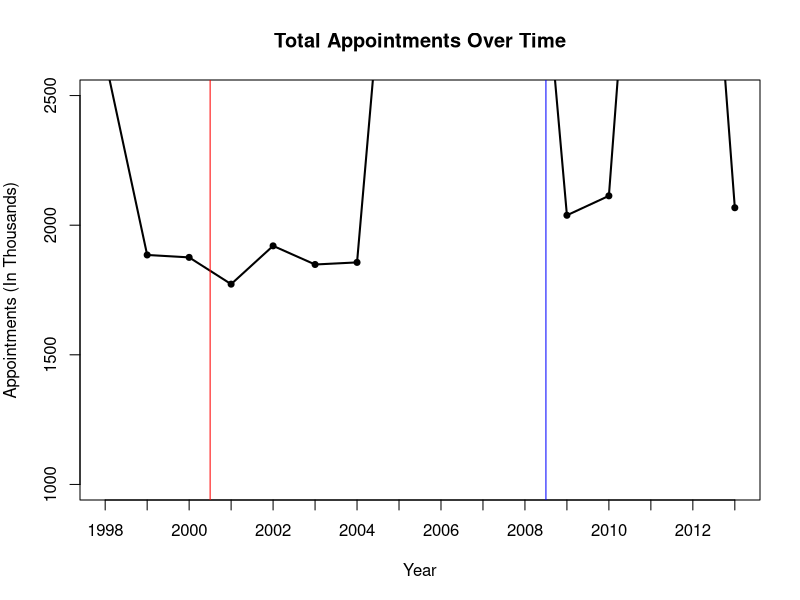
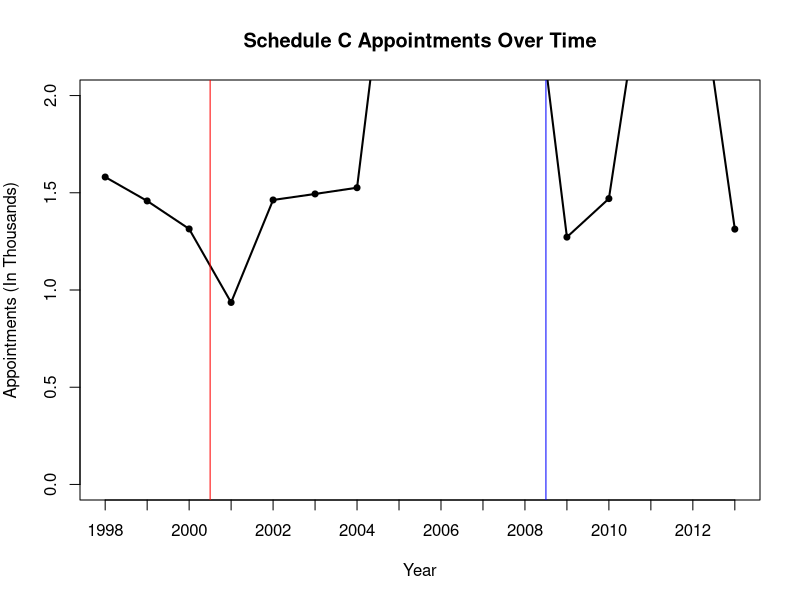
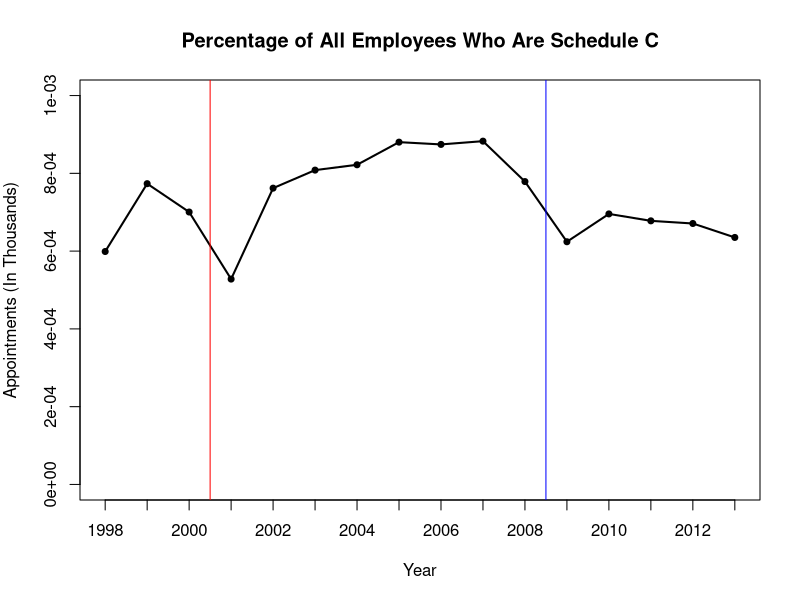
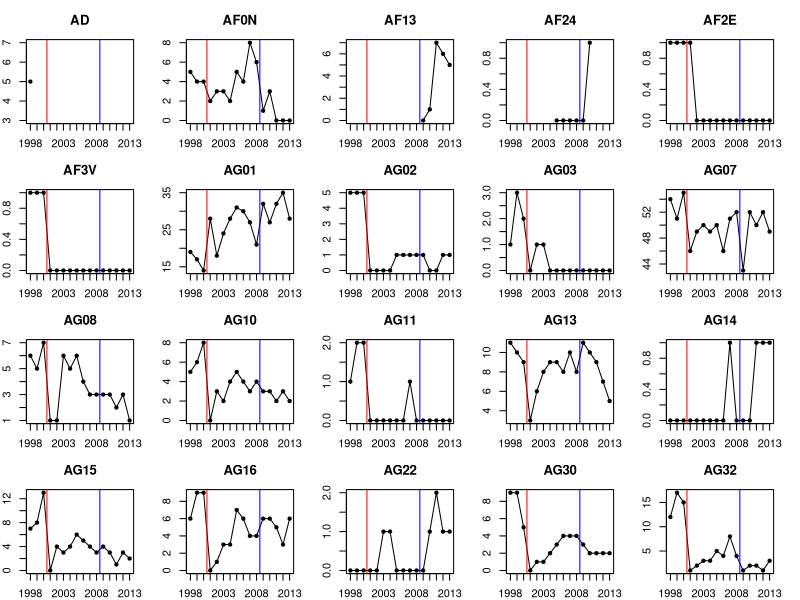
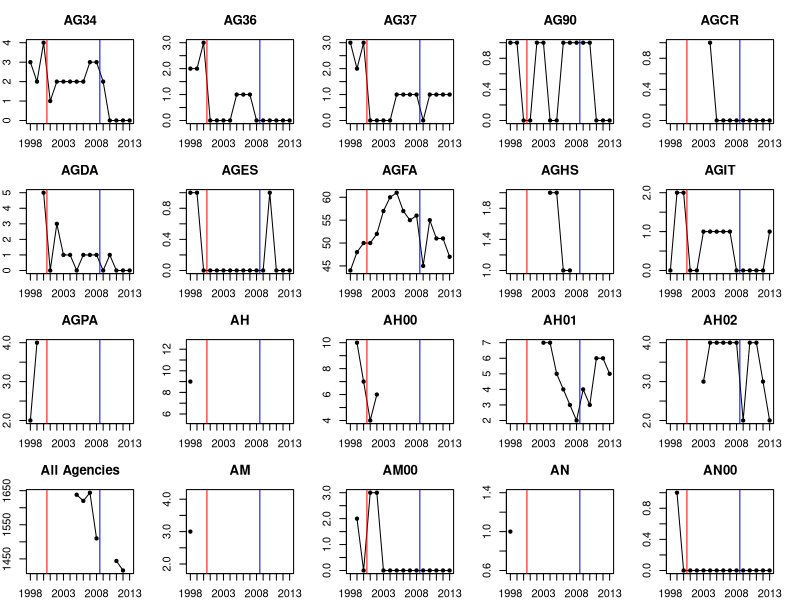
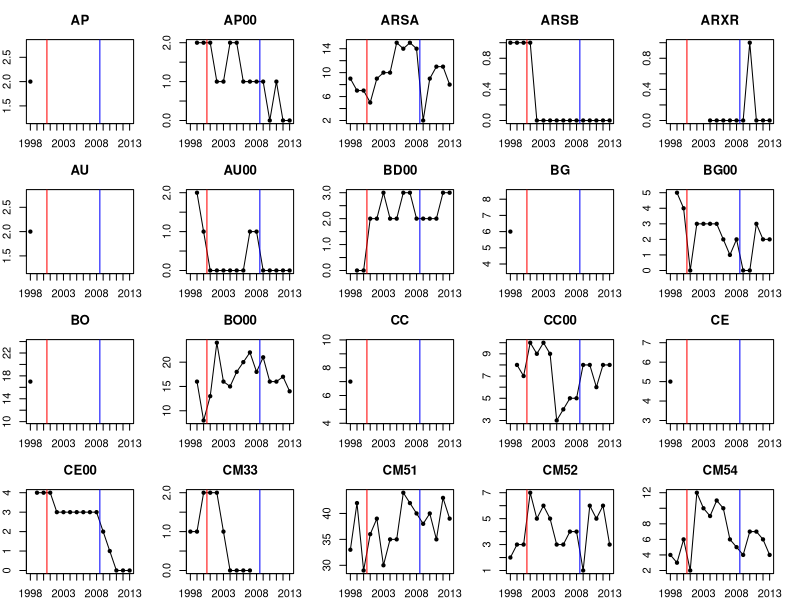
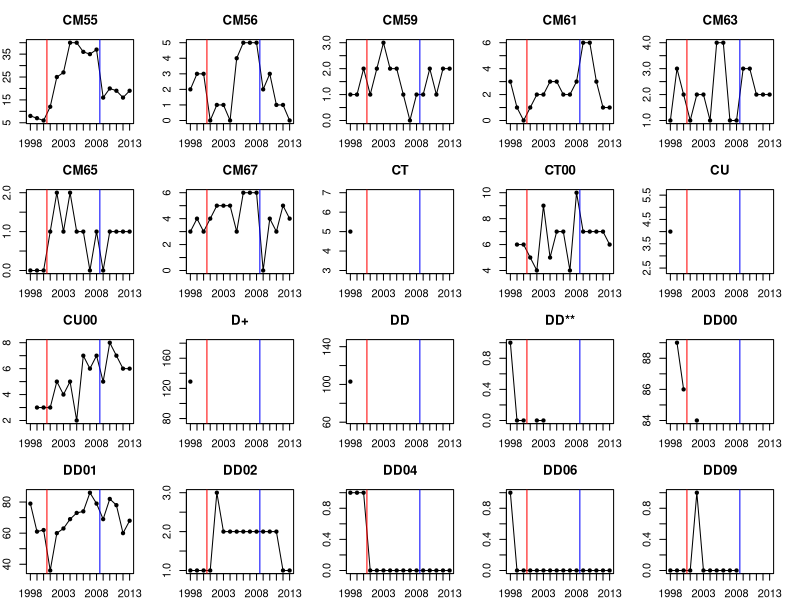
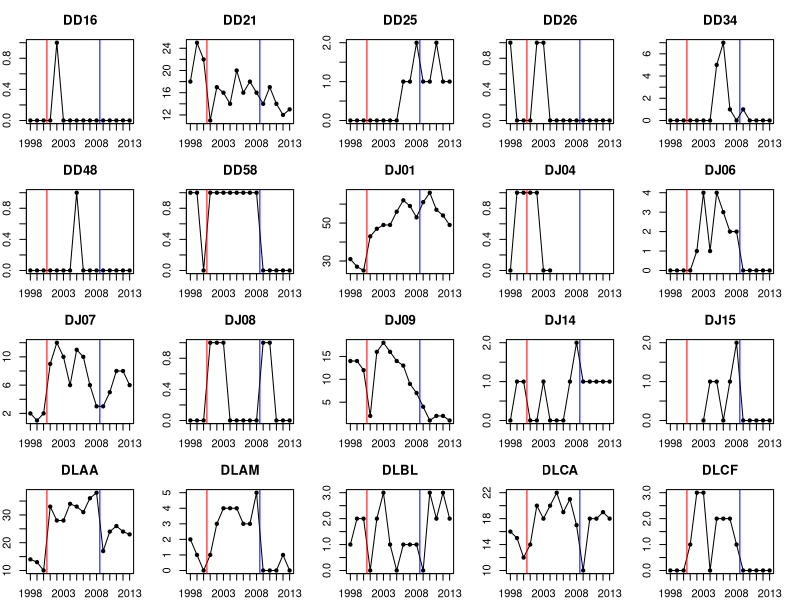

Generate these figures, in order, with R: (Note: this script raises an error after producing the figures.)
setwd("C:/Users/emily m/Documents/GitHub/TYP")
##Data

subber<-function(i, data, dupl=dupl){
  x<-data[dupl]
  y<-sub(x=x[i], pattern="^[A-Z]{2}-",replacement=paste(substr(x, 1,2)[i], "00", "-", sep=""))
  return(y)
}

##################################September 2013#####################
Sept13<-read.csv("Sept2013Apts.csv", stringsAsFactors=FALSE)
names13<-c("Agency", "CS.Career13", "CD.CareerCond13", "P.ES.SCA13", "P.ES.SCB13", "P.ES.SCD13", 
         "ES.Exec13", "ES.Other13", "SES.Career13", "SES.NonCareer13", "P.Unspec13", 
         "Total.Permanent13", "NP.CS13", "NP.ES.SCA13", "NP.ES.SCB13", "NP.ES.SCC13",
         "NP.ES.SCD13", "NP.ES.Exec13", "NP.ES.Other13", "NP.SES.LimTerm13", "NP.SES.LimEmerg13", 
         "Total.NonPermanent13", "Unspecified13", "Total.Appts13")

colnames(Sept13)<-names13

stringlist<-  strsplit(Sept13$Agency, "-")

##Get first part for ID
abbrlist<-character(length(stringlist))

for(i in 1:nrow(Sept13)){
  abbrlist[i]<-stringlist[[i]][1]
}

Sept13$id<-abbrlist

##################################September 2012####################################
Sept12<-read.csv("Sept2012Apts..csv", stringsAsFactors=FALSE)

names12<-c("Agency", "CS.Career12", "CD.CareerCond12", "P.ES.SCA12", "P.ES.SCB12", "P.ES.SCD12", 
           "ES.Exec12", "ES.Other12", "SES.Career12", "SES.NonCareer12", "P.Unspec12", 
           "Total.Permanent12", "NP.CS12", "NP.ES.SCA12", "NP.ES.SCB12", "NP.ES.SCC12",
           "NP.ES.SCD12", "NP.ES.Exec12", "NP.ES.Other12", "NP.SES.LimTerm12", "NP.SES.LimEmerg12", 
           "Total.NonPermanent12", "Unspecified12", "Total.Appts12")
colnames(Sept12)<-names12

stringlist<-  strsplit(Sept12$Agency, "-")

##Get first part for ID
abbrlist<-character(length(stringlist))

for(i in 1:nrow(Sept12)){
  abbrlist[i]<-stringlist[[i]][1]
}

Sept12$id<-abbrlist

##################################September 2011####################
Sept11<-read.csv("Sept2011Apts.csv", stringsAsFactors=FALSE)

names11<-c("Agency", "CS.Career11", "CD.CareerCond11", "P.ES.SCA11", "P.ES.SCB11", "ES.Exec11", 
           "ES.Other11", "SES.Career11", "SES.NonCareer11", "P.Unspec11", "Total.Permanent11", 
           "NP.CS11", "NP.ES.SCA11", "NP.ES.SCB11", "NP.ES.SCC11", "NP.ES.Exec11", "NP.ES.Other11",
           "NP.SES.LimTerm11", "NP.SES.LimEmerg11", "Total.NonPermanent11", "Unspecified11", 
           "Total.Appts11")

colnames(Sept11)<-names11

stringlist<-  strsplit(Sept11$Agency, "-")

##Get first part for ID
abbrlist<-character(length(stringlist))

for(i in 1:nrow(Sept11)){
  abbrlist[i]<-stringlist[[i]][1]
}

Sept11$id<-abbrlist
##################################September 2010######################
Sept10<-read.csv("Sept2010Apts.csv", stringsAsFactors=FALSE)

names10<-c("Agency", "CS.Career10", "CD.CareerCond10", "P.ES.SCA10", "P.ES.SCB10", "ES.Exec10", 
           "ES.Other10", "SES.Career10", "SES.NonCareer10", "P.Unspec10", "Total.Permanent10", 
           "NP.CS10", "NP.ES.SCA10", "NP.ES.SCB10", "NP.ES.SCC10", "NP.ES.Exec10", "NP.ES.Other10",
           "NP.SES.LimTerm10", "NP.SES.LimEmerg10", "Total.NonPermanent10", "Unspecified10", 
           "Total.Appts10")

colnames(Sept10)<-names10

stringlist<-  strsplit(Sept10$Agency, "-")

##Get first part for ID
abbrlist<-character(length(stringlist))

for(i in 1:nrow(Sept10)){
  abbrlist[i]<-stringlist[[i]][1]
}

Sept10$id<-abbrlist

##################################September 2009########################################
Sept09<-read.csv("Sept2009Apts.csv", stringsAsFactors=FALSE)

names09<-c("Agency", "CS.Career09", "CD.CareerCond09", "P.ES.SCA09", "P.ES.SCB09", "ES.Exec09", 
           "ES.Other09", "SES.Career09", "SES.NonCareer09", "P.Unspec09", "Total.Permanent09", 
           "NP.CS09", "NP.ES.SCA09", "NP.ES.SCB09", "NP.ES.SCC09", "NP.ES.Exec09", "NP.ES.Other09",
           "NP.SES.LimTerm09", "NP.SES.LimEmerg09", "Total.NonPermanent09", "Unspecified09", 
           "Total.Appts09")

colnames(Sept09)<-names09

stringlist<-  strsplit(Sept09$Agency, "-")

##Get first part for ID
abbrlist<-character(length(stringlist))

for(i in 1:nrow(Sept09)){
  abbrlist[i]<-stringlist[[i]][1]
}

Sept09$id<-abbrlist

##################################September 2008########################################
Sept08<-read.csv("Sept2008Apts.csv", stringsAsFactors=FALSE)

names08<-c("Agency", "CS.Career08", "CD.CareerCond08", "P.ES.SCA08", "P.ES.SCB08", "ES.Exec08", 
           "ES.Other08", "SES.Career08", "SES.NonCareer08", "P.Unspec08", "Total.Permanent08", 
           "NP.CS08", "NP.ES.SCA08", "NP.ES.SCB08", "NP.ES.SCC08", "NP.ES.Exec08", "NP.ES.Other08",
           "NP.SES.LimTerm08", "NP.SES.LimEmerg08", "Total.NonPermanent08", "Unspecified08", 
           "Total.Appts08")

colnames(Sept08)<-names08

stringlist<-  strsplit(Sept08$Agency, "-")

##Get first part for ID
abbrlist<-character(length(stringlist))

for(i in 1:nrow(Sept08)){
  abbrlist[i]<-stringlist[[i]][1]
}

Sept08$id<-abbrlist

##################################September 2007########################################
Sept07<-read.csv("Sept2007Apts.csv", stringsAsFactors=FALSE)

names07<-c("Agency", "CS.Career07", "CD.CareerCond07", "P.ES.SCA07", "P.ES.SCB07", "ES.Exec07", 
           "ES.Other07", "SES.Career07", "SES.NonCareer07", "P.Unspec07", "Total.Permanent07", 
           "NP.CS07", "NP.ES.SCA07", "NP.ES.SCB07", "NP.ES.SCC07", "NP.ES.Exec07", "NP.ES.Other07",
           "NP.SES.LimTerm07", "NP.SES.LimEmerg07", "Total.NonPermanent07", "Unspecified07", 
           "Total.Appts07")

colnames(Sept07)<-names07

stringlist<-  strsplit(Sept07$Agency, "-")

##Get first part for ID
abbrlist<-character(length(stringlist))

for(i in 1:nrow(Sept07)){
  abbrlist[i]<-stringlist[[i]][1]
}

Sept07$id<-abbrlist

##################################September 2006########################################
Sept06<-read.csv("Sept2006Apts.csv", stringsAsFactors=FALSE)

names06<-c("Agency", "CS.Career06", "CD.CareerCond06", "P.ES.SCA06", "P.ES.SCB06", "ES.Exec06", 
           "ES.Other06", "SES.Career06", "SES.NonCareer06", "P.Unspec06", "Total.Permanent06", 
           "NP.CS06", "NP.ES.SCA06", "NP.ES.SCB06", "NP.ES.SCC06", "NP.ES.Exec06", "NP.ES.Other06",
           "NP.SES.LimTerm06", "NP.SES.LimEmerg06", "Total.NonPermanent06", "Unspecified06", 
           "Total.Appts06")

colnames(Sept06)<-names06

stringlist<-  strsplit(Sept06$Agency, "-")

##Get first part for ID
abbrlist<-character(length(stringlist))

for(i in 1:nrow(Sept06)){
  abbrlist[i]<-stringlist[[i]][1]
}

Sept06$id<-abbrlist

##################################September 2005########################################
Sept05<-read.csv("Sept2005Apts.csv", stringsAsFactors=FALSE)

names05<-c("Agency", "CS.Career05", "CD.CareerCond05", "P.ES.SCA05", "P.ES.SCB05", "ES.Exec05", 
           "ES.Other05", "SES.Career05", "SES.NonCareer05", "P.Unspec05", "Total.Permanent05", 
           "NP.CS05", "NP.ES.SCA05", "NP.ES.SCB05", "NP.ES.SCC05", "NP.ES.Exec05", "NP.ES.Other05",
           "NP.SES.LimTerm05", "NP.SES.LimEmerg05", "Total.NonPermanent05", "Unspecified05", 
           "Total.Appts05")

colnames(Sept05)<-names05

stringlist<-  strsplit(Sept05$Agency, "-")

##Get first part for ID
abbrlist<-character(length(stringlist))

for(i in 1:nrow(Sept05)){
  abbrlist[i]<-stringlist[[i]][1]
}

Sept05$id<-abbrlist

##################################September 2004########################################
Sept04<-read.csv("Sept2004Apts.csv", stringsAsFactors=FALSE)

names04<-c("Agency", "CS.Career04", "CD.CareerCond04", "P.ES.SCA04", "P.ES.SCB04", "ES.Exec04", 
           "ES.Other04", "SES.Career04", "SES.NonCareer04", "P.Unspec04", "Total.Permanent04", 
           "NP.CS04", "NP.ES.SCA04", "NP.ES.SCB04", "NP.ES.SCC04", "NP.ES.Exec04", "NP.ES.Other04",
           "NP.SES.LimTerm04", "NP.SES.LimEmerg04", "Total.NonPermanent04", "Unspecified04", 
           "Total.Appts04")

colnames(Sept04)<-names04

stringlist<-  strsplit(Sept04$Agency, "-")

##Get first part for ID
abbrlist<-character(length(stringlist))

for(i in 1:nrow(Sept04)){
  abbrlist[i]<-stringlist[[i]][1]
}

Sept04$id<-abbrlist

##################################September 2003########################################
Sept03<-read.csv("Sept2003Apts2.csv", stringsAsFactors=FALSE)
Sept03<-Sept03[,-1]
names03<-c("Agency", "CS.Career03", "CD.CareerCond03", "P.ES.SCA03", "P.ES.SCB03", "ES.Exec03", 
           "ES.Other03", "SES.Career03", "SES.NonCareer03", "P.Unspec03", "Total.Permanent03", 
           "NP.CS03", "NP.ES.SCA03", "NP.ES.SCB03", "NP.ES.SCC03", "NP.ES.Exec03", "NP.ES.Other03",
           "NP.SES.LimTerm03", "NP.SES.LimEmerg03", "Total.NonPermanent03", "Unspecified03", 
           "Total.Appts03")

colnames(Sept03)<-names03

stringlist<-  strsplit(Sept03$Agency, "-")

##Get first part for ID
abbrlist<-character(length(stringlist))

for(i in 1:nrow(Sept03)){
  abbrlist[i]<-stringlist[[i]][1]
}

Sept03$id<-abbrlist

##################################September 2002########################################
Sept02<-read.csv("Sept2002Apts.csv", stringsAsFactors=FALSE)

names02<-c("Agency", "CS.Career02", "CD.CareerCond02", "P.ES.SCA02", "P.ES.SCB02", "ES.Exec02", 
           "ES.Other02", "SES.Career02", "SES.NonCareer02", "P.Unspec02", "Total.Permanent02", 
           "NP.CS02", "NP.ES.SCA02", "NP.ES.SCB02", "NP.ES.SCC02", "NP.ES.Exec02", "NP.ES.Other02",
           "NP.SES.LimTerm02", "NP.SES.LimEmerg02", "Total.NonPermanent02", "Unspecified02", 
           "Total.Appts02")

colnames(Sept02)<-names02

dupl<-grep("^[A-Z]{2}-", Sept02$Agency)

renames<-unlist(lapply(1:length(dupl), FUN=subber, Sept02$Agency, dupl))

Sept02$Agency[dupl]<-renames

stringlist<-  strsplit(Sept02$Agency, "-")

##Get first part for ID
abbrlist<-character(length(stringlist))

for(i in 1:nrow(Sept02)){
  abbrlist[i]<-stringlist[[i]][1]
}

Sept02$id<-abbrlist

##################################September 2001########################################
Sept01<-read.csv("Sept2001Apts.csv", stringsAsFactors=FALSE)

names01<-c("Agency", "CS.Career01", "CD.CareerCond01", "P.ES.SCA01", "P.ES.SCB01", "ES.Exec01", 
           "ES.Other01", "SES.Career01", "SES.NonCareer01", "P.Unspec01", "Total.Permanent01", 
           "NP.CS01", "NP.ES.SCA01", "NP.ES.SCB01", "NP.ES.SCC01", "NP.ES.Exec01", "NP.ES.Other01",
           "NP.SES.LimTerm01", "NP.SES.LimEmerg01", "Total.NonPermanent01", "Unspecified01", 
           "Total.Appts01")

colnames(Sept01)<-names01

dupl<-  dupl<-grep("^[A-Z]{2}-", Sept01$Agency)

renames<-unlist(lapply(1:length(dupl), FUN=subber, Sept01$Agency, dupl))

Sept01$Agency[dupl]<-renames

stringlist<-  strsplit(Sept01$Agency, "-")

##Get first part for ID
abbrlist<-character(length(stringlist))

for(i in 1:nrow(Sept01)){
  abbrlist[i]<-stringlist[[i]][1]
}
Sept01$id<-abbrlist

##################################September 2000########################################
Sept00<-read.csv("Sept2000Apts.csv", stringsAsFactors=FALSE)

names00<-c("Agency", "CS.Career00", "CD.CareerCond00", "P.ES.SCA00", "P.ES.SCB00", "ES.Exec00", 
           "ES.Other00", "SES.Career00", "SES.NonCareer00", "P.Unspec00", "Total.Permanent00", 
           "NP.CS00", "NP.ES.SCA00", "NP.ES.SCB00", "NP.ES.SCC00", "NP.ES.Exec00", "NP.ES.Other00",
           "NP.SES.LimTerm00", "NP.SES.LimEmerg00", "Total.NonPermanent00", "Unspecified00", 
           "Total.Appts00")

colnames(Sept00)<-names00

dupl<-  dupl<-grep("^[A-Z]{2}-", Sept00$Agency)

renames<-unlist(lapply(1:length(dupl), FUN=subber, Sept00$Agency, dupl))

Sept00$Agency[dupl]<-renames

stringlist<-  strsplit(Sept00$Agency, "-")

##Get first part for ID
abbrlist<-character(length(stringlist))

for(i in 1:nrow(Sept00)){
  abbrlist[i]<-stringlist[[i]][1]
}

Sept00$id<-abbrlist

##################################September 1999########################################
Sept99<-read.csv("Sept1999Apts.csv", stringsAsFactors=FALSE)

names99<-c("Agency", "CS.Career99", "CD.CareerCond99", "P.ES.SCA99", "P.ES.SCB99", "ES.Exec99", 
           "ES.Other99", "SES.Career99", "SES.NonCareer99", "P.Unspec99", "Total.Permanent99", 
           "NP.CS99", "NP.ES.SCA99", "NP.ES.SCB99", "NP.ES.SCC99", "NP.ES.Exec99", "NP.ES.Other99",
           "NP.SES.LimTerm99", "NP.SES.LimEmerg99", "Total.NonPermanent99", "Unspecified99", 
           "Total.Appts99")

colnames(Sept99)<-names99

dupl<-  dupl<-grep("^[A-Z]{2}-", Sept99$Agency)
renames<-unlist(lapply(1:length(dupl), FUN=subber, Sept99$Agency, dupl))
Sept99$Agency[dupl]<-renames

stringlist<-  strsplit(Sept99$Agency, "-")

##Get first part for ID
abbrlist<-character(length(stringlist))

for(i in 1:nrow(Sept99)){
  abbrlist[i]<-stringlist[[i]][1]
}

Sept99$id<-abbrlist

##################################September 1998########################################
Sept98<-read.csv("Sept1998Apts.csv", stringsAsFactors=FALSE)

names98<-c("Agency", "CS.Career98", "CD.CareerCond98", "P.ES.SCA98", "P.ES.SCB98", "ES.Exec98", 
           "ES.Other98", "SES.Career98", "SES.NonCareer98", "P.Unspec98", "Total.Permanent98", 
           "NP.CS98", "NP.ES.SCA98", "NP.ES.SCB98", "NP.ES.SCC98", "NP.ES.Exec98", "NP.ES.Other98",
           "NP.SES.LimTerm98", "NP.SES.LimEmerg98", "Total.NonPermanent98", "Unspecified98", 
           "Total.Appts98")

colnames(Sept98)<-names98

stringlist<-  strsplit(Sept98$Agency, "-")

##Get first part for ID
abbrlist<-character(length(stringlist))

for(i in 1:nrow(Sept98)){
  abbrlist[i]<-stringlist[[i]][1]
}

Sept98$id<-abbrlist

######################Merging###############################
Apts<-merge(Sept13, Sept12, by="id", all.x=TRUE, all.y=TRUE)
Apts2<-merge(Sept11,Sept10, by="id", all.x=TRUE, all.y=TRUE)
Apts3<-merge(Sept09,Sept08, by="id", all.x=TRUE, all.y=TRUE)
Apts4<-merge(Sept07,Sept06, by="id", all.x=TRUE, all.y=TRUE)
Apts5<-merge(Sept05,Sept04, by="id", all.x=TRUE, all.y=TRUE)
Apts6<-merge(Sept03,Sept02, by="id", all.x=TRUE, all.y=TRUE)
Apts7<-merge(Sept01,Sept00, by="id", all.x=TRUE, all.y=TRUE)  
Apts8<-merge(Sept99,Sept98, by="id", all.x=TRUE, all.y=TRUE)

Apts9<-merge(Apts,Apts2, by="id", all.x=TRUE, all.y=TRUE)
Apts10<-merge(Apts3,Apts4, by="id", all.x=TRUE, all.y=TRUE)
Apts11<-merge(Apts5,Apts6, by="id", all.x=TRUE, all.y=TRUE)
Apts12<-merge(Apts7,Apts8, by="id", all.x=TRUE, all.y=TRUE)

Apts13<-merge(Apts9,Apts10, by="id", all.x=TRUE, all.y=TRUE)
Apts14<-merge(Apts11,Apts12, by="id", all.x=TRUE, all.y=TRUE)

Apts<-merge(Apts13,Apts14, by="id", all.x=TRUE, all.y=TRUE)

#write.csv(Apts, "Sept98thru13Apts.csv", append=TRUE)
###############################################


##Checks out
sum(Apts$Total.Appts00, na.rm=TRUE)

##find all columns with Agency in title
#ind<-grep("Agency", colnames(Apts))
##Find which ones are not NA and use that for the row
#Agency<-character(nrow(Apts))
#for(i in 1:length(Agency)){
#  Agency[i]<-na.omit(unlist(Apts[i,ind]))[1]
#}
#Apts$Agency<-Agency
##Remove extra columns
#Apts<-Apts[,-ind]

##Get the total appointments for all agencies over time

TotalOverTime<-rev(apply(Apts[,grep("Total.Appts",colnames(Apts))], 2,FUN=sum, na.rm=TRUE))

##Get the total for all Schedule C over time
colsSC<-grep("NP.ES.SCC", colnames(Apts))

TotalSCOverTime<-rev(apply(Apts[,colsSC], 2,FUN=sum, na.rm=TRUE))

####################PLOT TOTAL APTS, SCS, and PERCENTAGE ####################
par(mfrow=c(1,1),mar=c(5, 4, 4, 2))
plot(y=TotalOverTime/1000,x=c(1998:2013),xlim=c(1998,2013), xlab="Year", 
     ylab="Appointments (In Thousands)", xaxp=c(1998,2013, 15),
     pch=20, type='o', ylim=c(1000,2500),
     col="black", lwd=2, 
     main="Total Appointments Over Time")
abline(v=2000.5, col="red")
abline(v=2008.5, col="blue")

plot(y=TotalSCOverTime/1000,x=c(1998:2013), xlim=c(1998,2013), xlab="Year", 
     ylab="Appointments (In Thousands)", xaxp=c(1998,2013, 15),
     pch=20, type='o', ylim=c(0,2),
     col="black", lwd=2, 
     main="Schedule C Appointments Over Time")
abline(v=2000.5, col="red")
abline(v=2008.5, col="blue")

plot(y=TotalSCOverTime/TotalOverTime, x=c(1998:2013), 
     xlim=c(1998,2013), xlab="Year", 
     ylab="Appointments (In Thousands)", xaxp=c(1998,2013, 15),
     pch=20, type='o', ylim=c(0,.001),
     col="black", lwd=2, ,
     main="Percentage of All Employees Who Are Schedule C")
abline(v=2000.5, col="red")
abline(v=2008.5, col="blue")


#write.csv(Apts, "Appointments1998thru2013.csv")

#####################SCs BY AGENCY PLOTS#############################
##Discover which agencies have had SC appointments at all in the time period

AnySCs<-apply(Apts[,colsSC]>0, 1, any, na.rm=TRUE)
SCindex<-which(AnySCs==TRUE)
totals<-grep("Total.Appts", colnames(Apts))

##Plot
par(mfrow=c(4,5), mar=c(2,2,3,2))
for(i in SCindex){
  plot(rev(unlist(Apts[i,colsSC])),x=1998:2013, pch=20, main=Apts$id[i],
       ylab="SC Appointments", xlab="Year", type="o", xaxp=c(1998, 2013, 15))
  abline(v=2000.5, col="red")
  abline(v=2008.5, col="blue")
}

Agency[SCindex]
ind<-grep("Agency", colnames(Apts))
##Find which ones are not NA and use that for the row
Agency<-character(nrow(Apts))
for(i in 1:length(Agency)){
  Agency[i]<-na.omit(unlist(Apts[i,ind]))[1]
}
#Apts$Agency<-Agency
##Remove extra columns
#Apts<-Apts[,-ind]

##How many proportions over 5 percent at some point
mat<-numeric(length(SCindex))
for(i in 1:length(SCindex)){
    mat[i]<-max(rev(unlist(Apts[SCindex[i],colsSC]))/rev(unlist(Apts[SCindex[i],totals])),
                na.rm=TRUE)
}

mat<-cbind(mat, SCindex)
mat<-as.data.frame(mat)

MoreThan.05<-(mat[mat$mat>.05,])

for(i in MoreThan.05[,2]){
  plot(y=rev(unlist(Apts[i,colsSC]))/rev(unlist(Apts[i,totals])),x=1998:2013, pch=20, main=Apts$id[i],
       ylab="SC Appointments", xlab="Year", type="o", xaxp=c(1998, 2013, 15),
       ylim=c(0,1))
  abline(v=2000.5, col="red")
  abline(v=2008.5, col="blue")
}

par(mfrow=c(1,1))
plot(rev(unlist(Apts[Apts$id=="HE10",colsSC])),x=1998:2013, ylim=c(0,60), pch=20, type="o")
abline(v=2000.5, col="red")
abline(v=2008.5, col="blue")

##By department
##Health and Human
par(mfrow=c(2,2))
HESCs<-apply(Apts[grep("HE", Apts$id),colsSC], 2, sum, na.rm=TRUE)

plot(rev(HESCs), x=1998:2013, pch=20, type="o", 
     main="All Health and Human Services", ylim=c(0,80))
abline(v=2000.5, col="red")
abline(v=2008.5, col="blue")

##Commerce
CMSCs<-apply(Apts[grep("^CM", Apts$id),colsSC], 2, sum, na.rm=TRUE)

plot(rev(CMSCs), x=1998:2013, pch=20, type="o", 
     main="All Commerce", ylim=c(0,125))
abline(v=2000.5, col="red")
abline(v=2008.5, col="blue")

EDSCs<-apply(Apts[grep("^ED", Apts$id),colsSC], 2, sum, na.rm=TRUE)

plot(rev(EDSCs), x=1998:2013, pch=20, type="o", 
     main="All Education", ylim=c(0,200))
abline(v=2000.5, col="red")
abline(v=2008.5, col="blue")


##Histograms
par(mfrow=c(4,4))

for(i in 16:1){
  hist(na.omit(unlist(Apts[,colsSC[i]])), breaks=seq(0,130, by=5), main="Number Apts")
}

for(i in 16:1){
  hist(na.omit(unlist(Apts[Apts[,colsSC[i]]>0, colsSC[i]])), 
       main="Number Apts For Agencies With At Least 1") 
}

